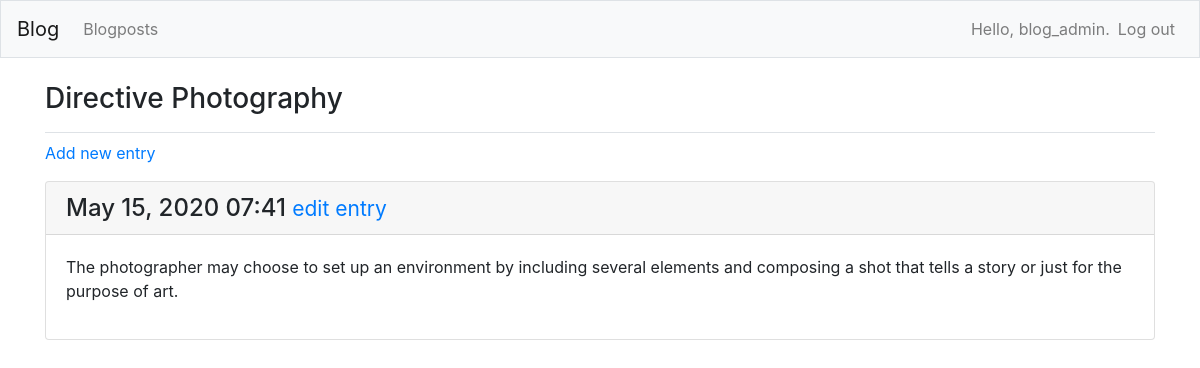
Screenshot of /blogposts/1/ (signed in) with the database file from the repository.
### blogs/models.py (models this page shows, shortened)
class BlogPost(models.Model):
    title = models.CharField(max_length=200)
    date_added = models.DateTimeField(auto_now_add=True)
    owner = models.ForeignKey(User, on_delete=models.CASCADE)
    def __str__(self):
        return self.title

class Entry(models.Model):
    blogpost = models.ForeignKey(BlogPost, on_delete=models.Model)
    text = models.TextField()
    date_added = models.DateTimeField(auto_now_add=True)
    class Meta:
        verbose_name_plural = 'entries'

### blogs/views.py (the view)
# urls.py: url(r'^blogposts/(?P<blogpost_id>\d+)/$', views.blogpost, name='blogpost'),
@login_required
def blogpost(request, blogpost_id):
    blogpost = BlogPost.objects.get(id=blogpost_id)
    if blogpost.owner != request.user:
        raise Http404
    entries = blogpost.entry_set.order_by('-date_added')
    context = {'blogpost': blogpost, 'entries': entries}
    return render(request, 'blogs/blogpost.html', context)

### blogs/templates/blogs/blogpost.html
{% extends "blogs/base.html" %}
{% block page_header %}
  <h3>{{ blogpost }}</h3>
{% endblock page_header %}
{% block content %}
  <p>
    <a href="{% url 'blogs:new_entry' blogpost.id %}">Add new entry</a>
  </p>
  {% for entry in entries %}
    <div class="card mb-3">
      <h4 class="card-header">
        {{ entry.date_added|date:'M d, Y H:i' }}
        <small><a href="{% url 'blogs:edit_entry' entry.id %}">
            edit entry</a></small>
      </h4>
      <div class="card-body">
        {{ entry.text|linebreaks }}
      </div>
    </div>
  {% empty %}
    <p>There are no entries for this blogpost yet.</p>
  {% endfor %}
{% endblock content %}

### blogs/templates/blogs/base.html (shortened to what this page needs)
{% load bootstrap4 %}
<!doctype html>
<html lang="en">
  <head>
    {% bootstrap_css %}
  </head>
  <body>
    <nav class="navbar navbar-expand-md navbar-light bg-light mb-4 border">
      <a class="navbar-brand" href="{% url 'blogs:index' %}">Blog</a>
      <div class="collapse navbar-collapse" id="navbarCollapse">
        <ul class="navbar-nav mr-auto">
          <li class="nav-item">
            <a class="nav-link" href="{% url 'blogs:blogposts' %}">
              Blogposts</a>
          </li>
        </ul>
        <ul class="navbar-nav ml-auto">
          {% if user.is_authenticated %}
            <li class="nav-item">
              <span class="navbar-text"}>Hello, {{ user.username }}.</span>
            </li>
            <li class="nav-item">
              <a class="nav-link" href="{% url 'users:logout' %}">Log out</a>
            </li>
          {% endif %}
        </ul>
      </div>
    </nav>
    <main role="main" class="container">
      <div class="pb-2 mb-2 border-bottom">
        {% block page_header %}{% endblock page_header %}
      </div>
      <div>
        {% block content %}{% endblock content %}
      </div>
    </main>
  </body>
</html>

### rows the page displays
BlogPost: title "Directive Photography"
Entry: date_added "May 15, 2020 07:41", text "The photographer may choose to set up an environment by including several elements and composing a shot that tells a story or just for the purpose of art."

### other values shown
{{ user.username }} "blog_admin"
